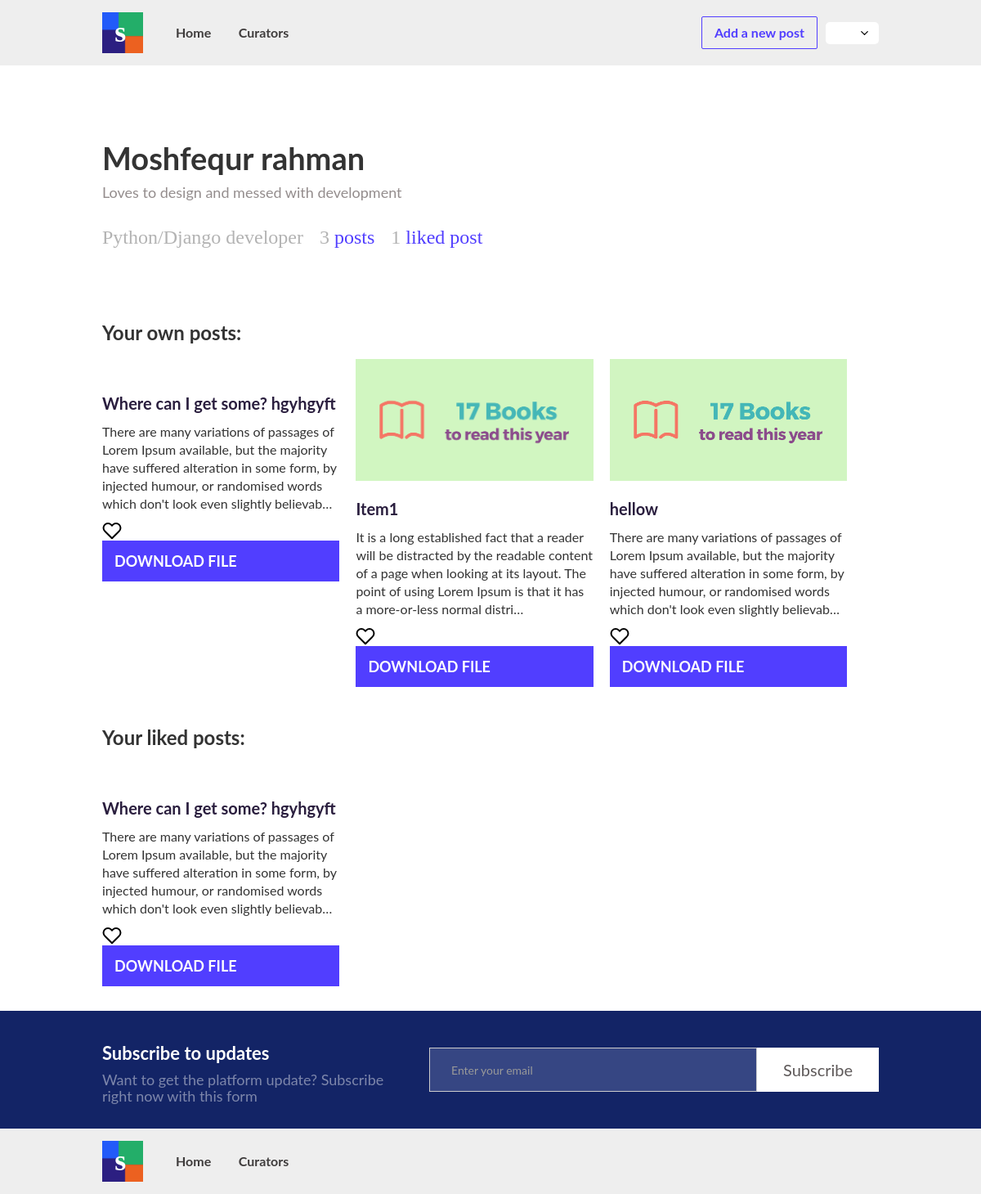
Page /profile/3/detail/ (signed in) on the committed database.
### users/models.py (models this page shows, shortened)
class Profile(models.Model):
    user = models.OneToOneField(settings.AUTH_USER_MODEL, on_delete=models.CASCADE, related_name='profile')
    name = models.CharField(max_length=100, null=True, blank=True)
    email = models.EmailField(max_length=100, null=True, blank=True)
    designation = models.CharField(max_length=500, null=True, blank=True)
    bio = models.CharField(max_length=500, null=True, blank=True)
    source_bio = models.CharField(max_length=500, null=True, blank=True)
    image = models.ImageField(upload_to='profile_pics', blank=True)

### skillbook_app/models.py (models this page shows, shortened)
class Post(models.Model):
    category = models.ForeignKey(PostCategory, on_delete=models.CASCADE, related_name='posts')
    title = models.CharField(max_length=100)
    content = models.TextField()
    image = models.ImageField(upload_to='post_pics')
    file = models.FileField(upload_to='post_files')
    source_link = models.URLField(max_length=200)
    date_posted = models.DateTimeField(auto_now_add=True, auto_now=False)
    author = models.ForeignKey(Profile, on_delete=models.CASCADE, related_name='posts')
    liked = models.ManyToManyField(Profile, related_name='liked_posts', blank=True)

### users/views.py (the view)
# urls.py: path('profile/<int:pk>/detail/', ProfileDetailView.as_view(), name='profile'),
class ProfileDetailView(DetailView):
    model = Profile
    context_object_name = 'profile'
    template_name = 'users/profile.html'

### templates/users/profile.html (shortened to what this page needs)
{% extends 'base.html' %}
{% block content %}
{% load static %}
{% get_media_prefix as MEDIA_URL %}
<div class="wrap">
    <div class="div-block">
      <h1 class="title">{{ profile.name }}</h1>
      <p class="paragraph-2">{{ profile.designation }}</p>
      <div class="div-block-2">
        <h3 class="sub-head">{{ profile.bio }}
        </h3>
        <div class="counts">
          <h3 class="sub-head">{{ profile.posts.all.count }}
              <span class="text-span">posts</span>
          </h3>
          <h3 class="sub-head">{{ profile.liked_posts.all.count }}
              <span class="text-span">liked post</span>
          </h3>
        </div>
      </div>
    </div>
    <h1 class="title-copy">Your own posts:</h1>
    <div class="collection">
      {% if profile.posts.all %}
          {% for post in profile.posts.all %}
              <div class="collection-item">
                  <a href="{{ post.source_link }}" target="_blank">
                      <img src="{{ MEDIA_URL }}{{ post.image }}" sizes="(max-width: 479px) 29vw, (max-width: 991px) 30vw, 290.390625px" alt="" class="post_img">
                  </a>
                <h2 class="post_title">{{ post.title }}<br></h2>
                <p class="post_desc">
                    {{ post.content|truncatechars:200 }}
                </p>
                {% if request.user.profile in post.liked.all %}
                    <a href="{% url 'posts:remove_from_like' post.pk %}">
                      <img src="{% static 'images/heart.png' %}" alt="" class="like_icon">
                    </a>
                {% else %}
                    <a href="{% url 'posts:add_to_like' post.pk %}">
                      <img src="{% static 'images/heart.svg' %}" alt="" class="like_icon">
                    </a>
                {% endif %}
                  <br>
              <a class="submit-button-2 w-button" href="{{ post.file.url }}">Download File</a>
              </div>
          {% endfor %}
      {% else %}
          <div class="collection-item">
            <h2 class="post_title">You have no own post.<br></h2>
          </div>
      {% endif %}
    </div>
    <h1 class="title-copy">Your liked posts:</h1>
    <div class="collection">
      {% if profile.liked_posts.all %}
          {% for post in profile.liked_posts.all %}
              <div class="collection-item">
                <h2 class="post_title">{{ post.title }}<br></h2>
                <p class="post_desc">
                    {{ post.content|truncatechars:200 }}
                </p>
                {% if request.user.profile in post.liked.all %}
                    <a href="{% url 'posts:remove_from_like' post.pk %}">
                      <img src="{% static 'images/heart.png' %}" alt="" class="like_icon">
                    </a>
                {% else %}
                    <a href="{% url 'posts:add_to_like' post.pk %}">
                      <img src="{% static 'images/heart.svg' %}" alt="" class="like_icon">
                    </a>
                {% endif %}
                <a class="submit-button-2 w-button" href="{{ post.file.url }}">Download File</a>
              </div>
          {% endfor %}
      {% else %}
          <div class="collection-item">
            <h2 class="post_title">You have no liked post.<br></h2>
          </div>
      {% endif %}
    </div>
  </div>
  {% include 'subscribe.html' %}
{% endblock %}

### static/css/webflow.css (style rules this page uses)
* { -webkit-box-sizing: border-box; -moz-box-sizing: border-box; box-sizing: border-box; }
html { height: 100%; }
body { margin: 0; min-height: 100%; background-color: #fff; font-family: Arial, sans-serif; font-size: 14px; line-height: 20px; color: #333; }
img { max-width: 100%; vertical-align: middle; display: inline-block; }
.w-button { display: inline-block; padding: 9px 15px; background-color: #3898EC; color: white; border: 0; line-height: inherit; text-decoration: none; cursor: pointer; border-radius: 0; }
h1, h2, h3, h4, h5, h6 { font-weight: bold; margin-bottom: 10px; }
h1 { font-size: 38px; line-height: 44px; margin-top: 20px; }
h2 { font-size: 32px; line-height: 36px; margin-top: 20px; }
h3 { font-size: 24px; line-height: 30px; margin-top: 20px; }
p { margin-top: 0; margin-bottom: 10px; }

### static/css/skilbook.webflow.css (style rules this page uses)
.body { font-family: Lato, sans-serif; }
.wrap { max-width: 950px; margin-right: auto; margin-left: auto; }
.title { margin-top: 0px; }
.sub-head { margin-bottom: 0px; font-family: Merriweather, serif; color: #b3b3b3; font-weight: 300; }
.div-block { padding-top: 70px; padding-bottom: 70px; }
.collection { display: -webkit-box; display: -webkit-flex; display: -ms-flexbox; display: flex; margin-right: -10px; margin-left: -10px; -webkit-flex-wrap: wrap; -ms-flex-wrap: wrap; flex-wrap: wrap; }
.collection-item { width: 32%; padding-right: 10px; padding-bottom: 30px; padding-left: 10px; }
.post_title { color: #2a1e3e; font-size: 20px; line-height: 28px; }
.post_desc { font-size: 16px; line-height: 22px; }
.submit-button-2 { display: block; width: 100%; padding-top: 15px; padding-bottom: 15px; background-color: #513eff; font-size: 18px; font-weight: 700; text-transform: uppercase; }
.title-copy { margin-top: 20px; margin-bottom: 20px; font-size: 24px; line-height: 24px; }
.counts { display: -webkit-box; display: -webkit-flex; display: -ms-flexbox; display: flex; padding-left: 20px; }
.div-block-2 { display: -webkit-box; display: -webkit-flex; display: -ms-flexbox; display: flex; }
.text-span { margin-right: 20px; color: #513eff; }
.paragraph-2 { color: #948d8d; font-size: 18px; }

### rows in the picture
Profile: name "Moshfequr rahman", designation "Loves to design and messed with development", bio "Python/Django developer", posts.all.count "3", liked_posts.all.count "1"
Post: title "Where can I get some? hgyhgyft", content "There are many variations of passages of Lorem Ipsum available, but the majority have suffered alteration in some form, by injected humour, or randomised words which don't look even slightly believab…"
Post: image (picture), title "Item1", content "It is a long established fact that a reader will be distracted by the readable content of a page when looking at its layout. The point of using Lorem Ipsum is that it has a more-or-less normal distri…"
Post: image (picture), title "hellow", content "There are many variations of passages of Lorem Ipsum available, but the majority have suffered alteration in some form, by injected humour, or randomised words which don't look even slightly believab…"
